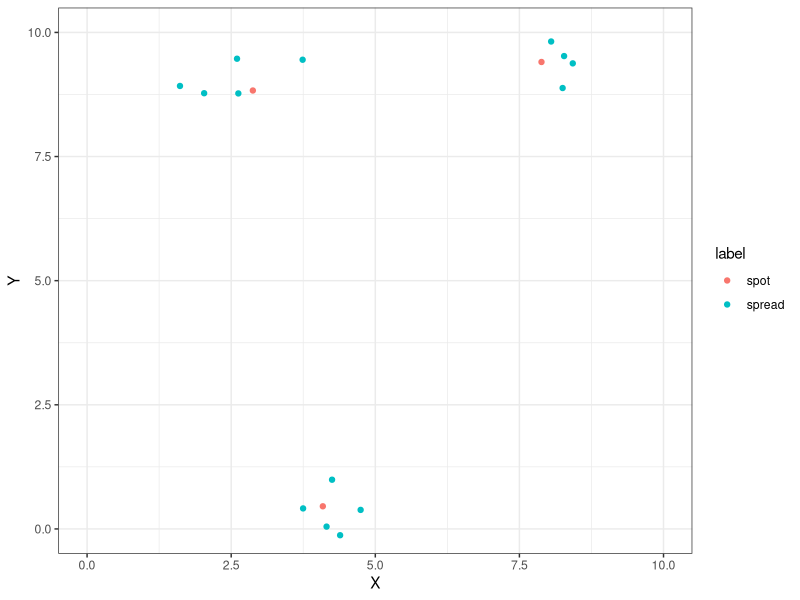
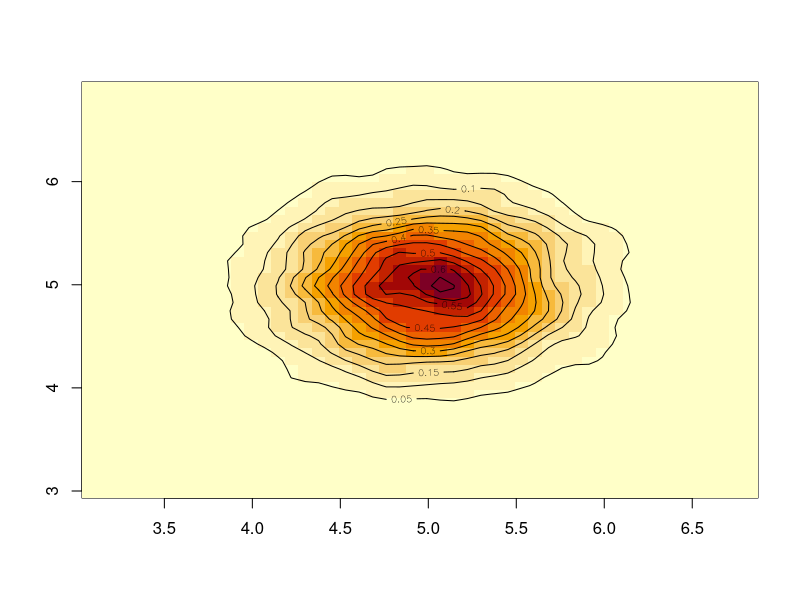

R code for these plots, in order:
## ---- chunk 1
library(tidyverse)
library(MASS)
## ---- chunk 2
sessionInfo()
## ---- chunk 3
## The input parameters
n_sim = 3
x_lim = c(0, 10)
y_lim = c(0, 10)
covar_mat = matrix(data = c(0.25, 0, 0, 0.25), nrow = 2, ncol = 2)
## ---- chunk 4
## The simulation function for contamination spot and its spread
sim_contam = function(n_sim, x_lim, y_lim, covariance, lambda){
  
  # Generate a matrix that contains contamination coordinates
  x = runif(n = n_sim, min = x_lim[1], max = x_lim[2])
  y = runif(n = n_sim, min = y_lim[1], max = y_lim[2])
  n_affected = rpois(n = 1, lambda = lambda)
  
  mat_1 = matrix(data = c(x, y), ncol = 2)
  
  # Each column of spread_coord contains 2*n_affected elements, the first n_affected elements are random numbers generated from mat_1[1,1] and the second n_affected elements are random numbers generated from mat_1[1,2]
  spread_coord = apply(X = mat_1, MARGIN = 1, FUN = mvrnorm, n = n_affected, Sigma = covar_mat)
  
  # Split the spread_coord by columns, rearrange the vector of each list into an nx2 matrix, then combine these matrices by row.
  spread_coord_2 = split(x = spread_coord, f = col(spread_coord))
  spread_coord_3 = lapply(X = spread_coord_2, FUN = function(x){matrix(x, ncol = 2)})
  spread_coord_4 = do.call(what = rbind, args = spread_coord_3)

  # Combine the contamination spot coordinates and the spread coordinates
  mat_2 = rbind(mat_1, spread_coord_4)

  # Remove points that are outside the perimeter.
  out = which(mat_2[, 1] < x_lim[1] |
                mat_2[, 1] > x_lim[2] |
                mat_2[, 2] < y_lim[1] | mat_2[, 2] > y_lim[2],
                arr.ind = TRUE)[1]
  if(is.na(out) == FALSE){
    mat_3 = mat_2[-out, ]
  } else {
    mat_3 = mat_2
  }

  # Clean up the matrix and convert it to a data frame
  df_1 = as.data.frame(mat_3)
  colnames(df_1) = c("X", "Y")
  label = c(rep("spot", nrow(mat_1)), rep("spread", nrow(mat_3) - nrow(mat_1)))
  df_2 = cbind(df_1, label)
  
  return(df_2)
}

## ---- chunk 5
# Run this if we want reproducibility
set.seed(123)
## ---- chunk 6
contam_xy = sim_contam(n_sim = n_sim, x_lim = x_lim, y_lim = y_lim, covariance = covar_mat, lambda = 5) 
## ---- chunk 7
ggplot(data = contam_xy, aes(x = X, y = Y)) +
  geom_point(aes(color = label)) +
  coord_cartesian(xlim = x_lim, ylim = y_lim) +
  theme_bw()
## ---- chunk 8
### Visualize the covariance matrix
test = mvrnorm(n = 10000, mu = c(5,5), Sigma = covar_mat)
test = as.data.frame(test)
colnames(test) = c("X", "Y")

kernel_density = kde2d(x = test$X, y = test$Y, n = 50)
image(kernel_density)
contour(kernel_density, add = TRUE)
